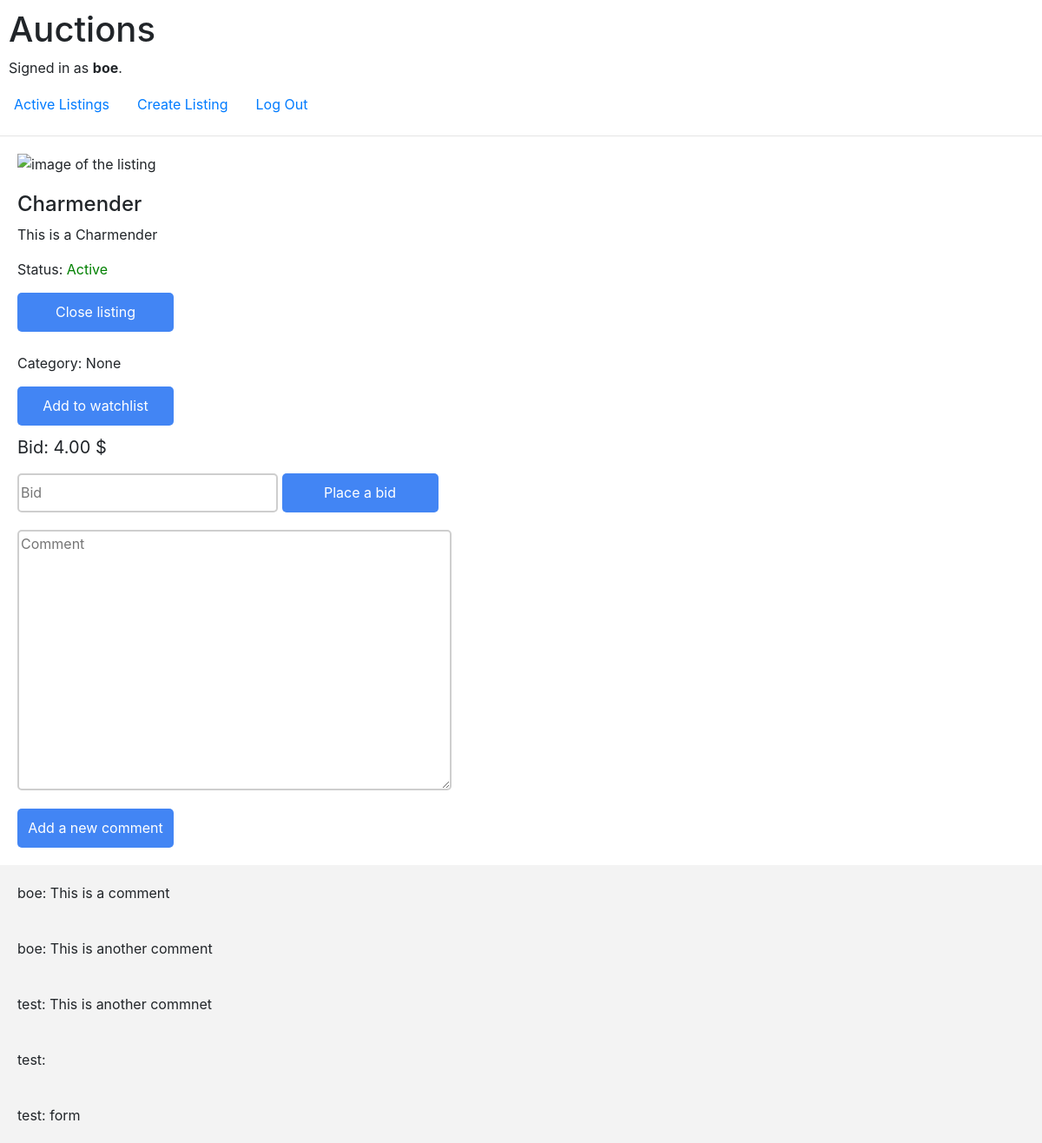
Before: /1 (signed in) with the older database file.
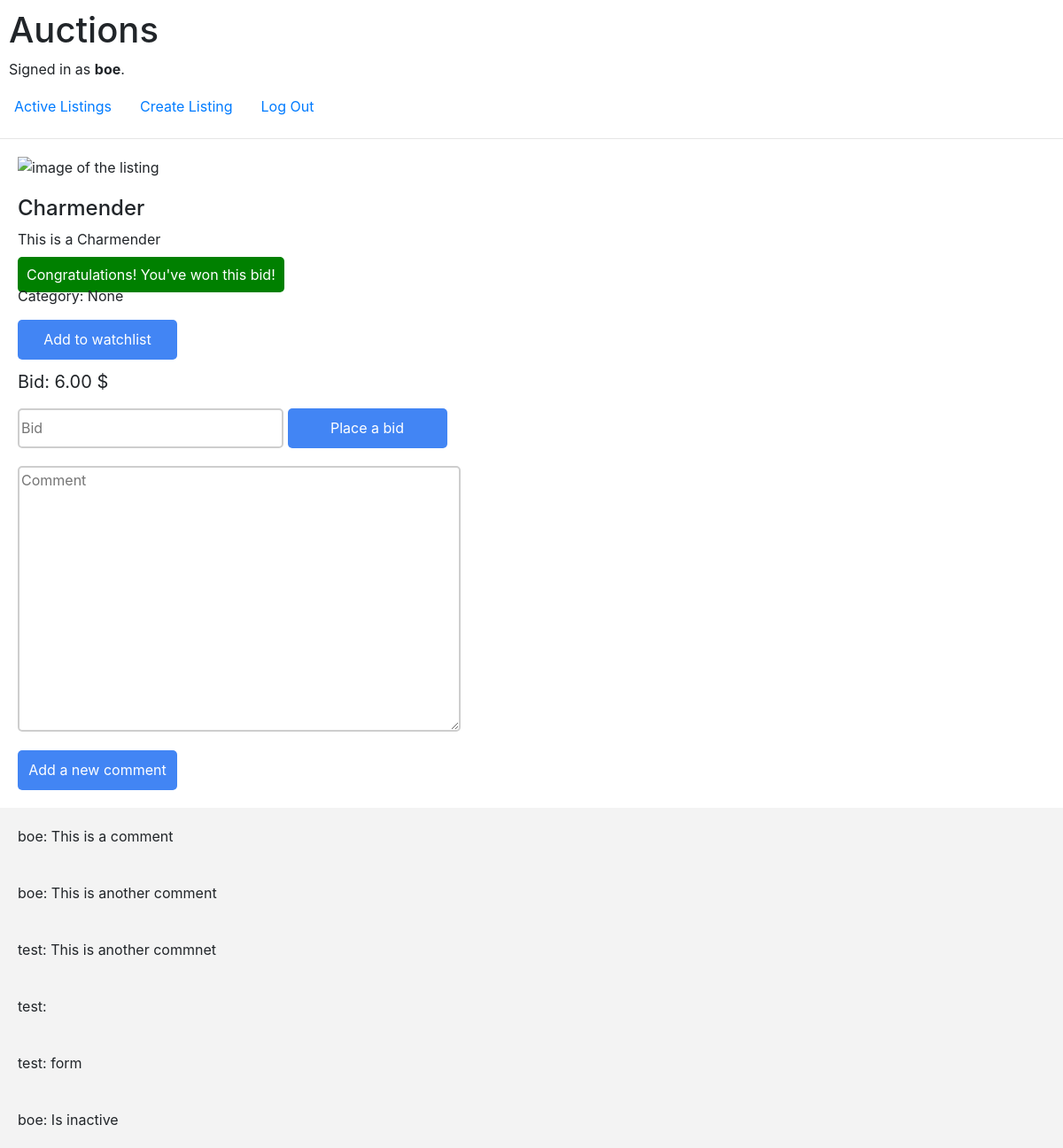
After: the same page with the newer database file.
### auctions/models.py (models this page shows, shortened)
class Bids(models.Model):
    user = models.ForeignKey(User, on_delete=models.CASCADE)
    amount = models.DecimalField(max_digits=10, decimal_places=2, default=0)

class Comments(models.Model):
    comment = models.CharField(max_length=640)
    user = models.ForeignKey(User, on_delete=models.CASCADE)

class User(AbstractUser):
    pass

### auctions/views.py (the view)
# urls.py: path("<int:listing_id>", views.listing_page, name="listing_page"),
def listing_page(request, listing_id):
    listing = AuctionListing.objects.get(pk=listing_id)
    current_user = request.user
    if current_user == listing.owner:
        is_owner = True
    else:
        is_owner = False
    current_bid = listing.price
    if current_user in listing.watch_list.all():
        is_in_watchlist = True
    else :
        is_in_watchlist = False
    comments = Comments.objects.filter(listing = listing)
    is_active = listing.is_active
    bid_winner = Bids.objects.latest('user')
    if is_active == False and current_user == bid_winner.user:
        is_winner = True
    else:
        is_winner = False
    return render(request, "auctions/listing_page.html",{
        "listing":listing,
        "is_in_watchlist":is_in_watchlist,
        "bid":current_bid.amount,
        "comments":comments,
        "is_active":is_active,
        "is_owner":is_owner,
        "is_winner":is_winner
        })

### auctions/templates/auctions/listing_page.html (shortened to what this page needs)
{% extends "auctions/layout.html" %}
{% block body %}
    <div class="listing_wrapper">
        <img src="{{listing.image_url}}" alt="image of the listing">
        <h4>{{listing.title}}</h4>
        <p>{{listing.description}}</p>
        {% if is_active %}
            Status: <span class="active">Active</span>
            {% if is_owner %}
                <form action ="{% url 'close_listing' listing_id=listing.id %}">
                    <input type="submit" value="Close listing" class="watch_list_btn">
                </form>
            {% endif %}
        {% else %}
                {% if is_winner %}
                <span class="congrats">Congratulations! You've won this bid!</span>
                {% else %}
                Status: <span class="inactive">Inactive</span>
                {% endif %}
        {% endif %}
        <br>
            Category: {{listing.category}}
        {% if user.is_authenticated %}
            {% if is_in_watchlist %}
                <form action="{% url 'remove_from_watchlist' listing_id=listing.id %}">
                    {% csrf_token %}
                    <input class="watch_list_btn" type="submit" value ='Remove from watchlist'>
                </form>
            {% else %}
                <form action="{% url 'add_to_watchlist' listing_id=listing.id %}">
                    <input class="watch_list_btn" type="submit" value ='Add to watchlist'>
                </form>
            {% endif %}
            <div class="price">Bid: {{bid}} $</div>
            <form action="{% url 'update_bids' listing_id=listing.id %}" method="POST">
                <input type="number" placeholder="Bid" value="{{bids}}" name="new_bid" class="text_form">
                <input type="submit" value ='Place a bid' class="watch_list_btn">
            </form>
            <form action="{% url 'add_comment' listing_id=listing.id %}" method="POST">
                <textarea placeholder="Comment" name="comment" class="comment_form" rows="1" cols="50" wrap="physical"></textarea>
                <br>
                <input type="submit" value ='Add a new comment' class="watch_list_btn">
            </form>
        {% endif %}
    </div>
        <div class="comments">
        {% for comment in comments %}
            <div class="each_comment">
                <span>{{comment.user}}:</span>
                <span>{{comment.comment}}</span>
                <br>
            </div>
        {% endfor %}
        </div>
{% endblock %}

Changed rows visible on the page:
no longer on this page (row unchanged): Bids: amount "4.00"
added Bids: amount "6.00"
added Comments: user "boe", comment "Is inactive"
Other visible differences:
form field value: "Close listing" → (not shown)
text no longer shown: "Status: Active"
text now shown: "Congratulations! You've won this bid!"
